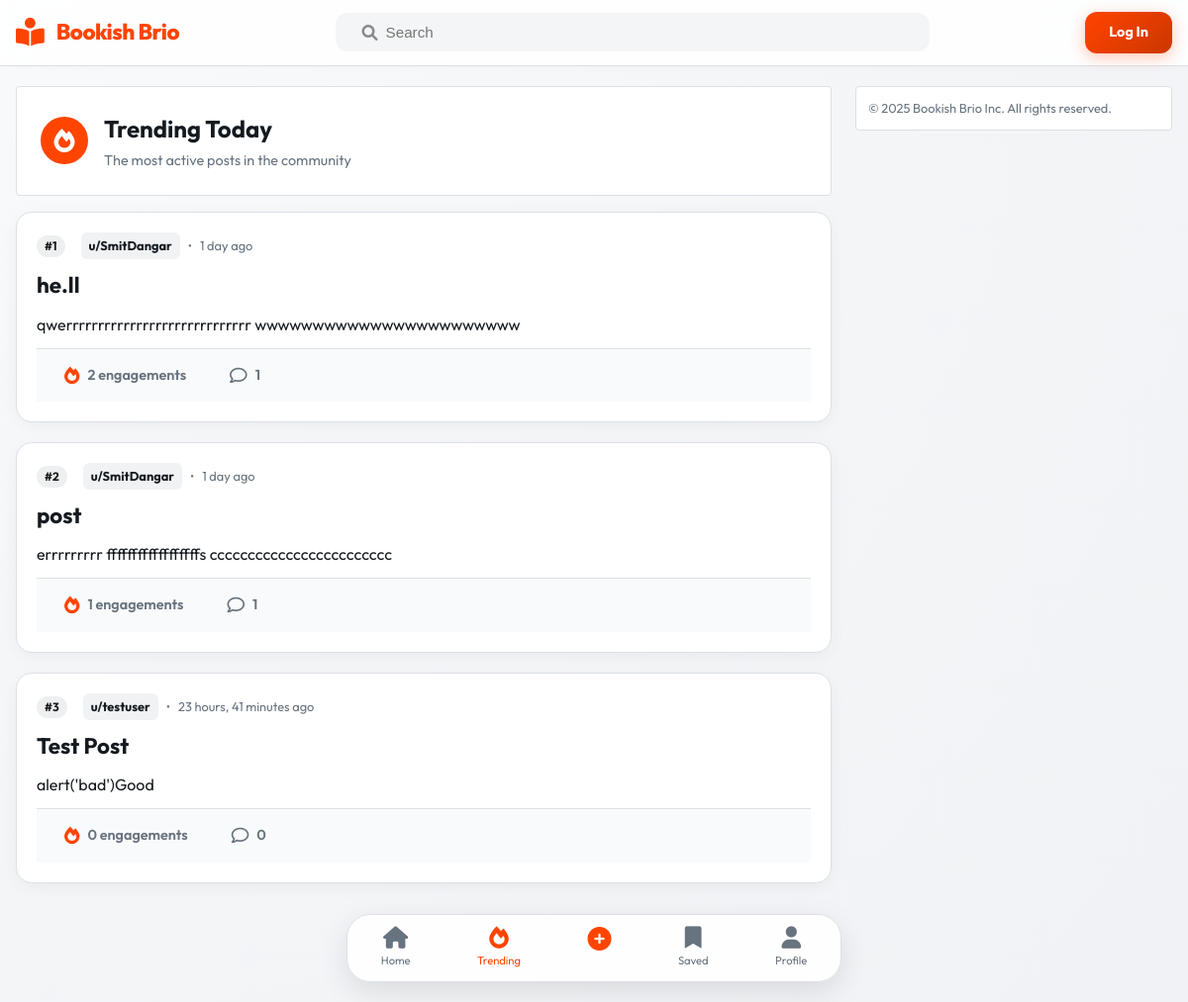
The page /trending/ on the database its author committed.
### home/models.py (models this page shows, shortened)
class Post(models.Model):
    title = models.CharField(max_length=200)
    content = models.TextField()
    image = models.ImageField(
        upload_to='posts/',
        blank=True,
        null=True,
        help_text="Optional cover image for the post"
    )
    author = models.ForeignKey(
        User,
        on_delete=models.CASCADE,
        related_name='posts'
    )
    likes = models.ManyToManyField(
        User,
        related_name='liked_posts',
        blank=True,
        help_text="Users who liked this post"
    )
    tags = models.ManyToManyField('Tag', blank=True, related_name='posts', help_text="Tags for this post")
    created_at = models.DateTimeField(auto_now_add=True)
    @property
    def preview_content(self):
        return strip_tags(self.content)

### home/views.py (the view)
# urls.py: path('trending/', views.trending_posts, name='trending'),
def trending_posts(request):
    from datetime import timedelta
    from django.utils import timezone
    week_ago = timezone.now() - timedelta(days=7)
    posts = Post.objects.filter(created_at__gte=week_ago).annotate(
        like_count=Count('likes'),
        comment_count=Count('comments')
    ).order_by('-like_count', '-comment_count')[:20]
    return render(request, 'home/trending.html', {'posts': posts})

### home/templates/home/trending.html (shortened to what this page needs)
{% extends "home/base.html" %}
{% block content %}
<div class="trending-header">
    <div class="trending-icon"><i class="fas fa-fire"></i></div>
    <div class="trending-title">
        <h1>Trending Today</h1>
        <p>The most active posts in the community</p>
    </div>
</div>
<section class="posts-feed">
    {% for post in posts %}
    <article class="post-card" onclick="window.location.href='{% url 'post_detail' post.pk %}'">
        <div class="post-main">
            <div class="post-meta">
                <span class="rank-badge">#{{ forloop.counter }}</span>
                <a href="{% url 'public_profile' post.author.username %}" class="post-author"
                    onclick="event.stopPropagation();">
                    u/{{ post.author.username }}
                </a>
                <span>•</span>
                <span>{{ post.created_at|timesince }} ago</span>
            </div>
            <h2 class="post-title">{{ post.title }}</h2>
            <div class="post-content-preview"
                style="display: -webkit-box; -webkit-line-clamp: 2; -webkit-box-orient: vertical; overflow: hidden;">
                {{ post.preview_content }}
            </div>
            <div class="post-actions" style="margin-top: 12px;">
                <div class="action-btn">
                    <i class="fas fa-fire" style="color: var(--primary);"></i>
                    <span>{{ post.like_count|add:post.comment_count }} engagements</span>
                </div>
                <div class="action-btn">
                    <i class="far fa-comment"></i>
                    <span>{{ post.comment_count }}</span>
                </div>
            </div>
        </div>
    </article>
    {% empty %}
    <div
        style="background: white; padding: 60px; text-align: center; border-radius: 4px; border: 1px solid var(--border);">
        <i class="fas fa-ghost fa-3x" style="margin-bottom: 16px; opacity: 0.2;"></i>
        <p>It's quiet here... for now.</p>
    </div>
    {% endfor %}
</section>
{% endblock %}

### home/static/home/css/main.css (style rules this page uses)
:root { --primary: hsl(16, 100%, 50%); --primary-dark: hsl(16, 100%, 40%); --primary-light: hsl(16, 100%, 65%); --accent: hsl(210, 100%, 50%); --bg-body: hsl(215, 20%, 95%); --bg-card: hsl(0, 0%, 100%); --bg-glass: hsla(0, 0%, 100%, 0.85); --text-main: hsl(210, 20%, 10%); --text-meta: hsl(210, 10%, 45%); --border: hsl(210, 15%, 88%); --border-hover: hsl(210, 15%, 80%); --shadow-soft: 0 4px 20px -5px rgba(0, 0, 0, 0.08); --shadow-premium: 0 10px 30px -10px rgba(0, 0, 0, 0.12); --transition: all 0.3s cubic-bezier(0.4, 0, 0.2, 1); --container-max: 800px; }
* { margin: 0; padding: 0; box-sizing: border-box; -webkit-font-smoothing: antialiased; }
body { font-family: 'Outfit', 'Inter', -apple-system, sans-serif; background: radial-gradient(circle at top left, hsl(215, 30%, 98%), var(--bg-body)); color: var(--text-main); line-height: 1.5; padding-bottom: 80px; min-height: 100vh; }
.post-card { background: var(--bg-card); border: 1px solid var(--border); border-radius: 16px; overflow: hidden; margin-bottom: 20px; transition: var(--transition); position: relative; box-shadow: var(--shadow-soft); }
.post-main { padding: 20px; }
.post-meta { font-size: 0.8rem; color: var(--text-meta); margin-bottom: 12px; display: flex; align-items: center; gap: 8px; }
.post-author { color: var(--text-main); font-weight: 700; text-decoration: none; padding: 4px 8px; background: hsl(210, 15%, 95%); border-radius: 6px; transition: var(--transition); }
.post-title { font-size: 1.4rem; font-weight: 700; margin-bottom: 12px; line-height: 1.3; color: var(--text-main); text-decoration: none; display: block; }
.post-actions { display: flex; padding: 8px 12px; gap: 12px; background: hsl(210, 15%, 98%); border-top: 1px solid var(--border); }
.action-btn { background: transparent; border: none; padding: 8px 16px; border-radius: 8px; color: var(--text-meta); font-size: 0.9rem; font-weight: 600; display: flex; align-items: center; gap: 8px; cursor: pointer; transition: var(--transition); }
.action-btn i { font-size: 1.1rem; }
.post-card { animation: fadeIn 0.4s ease-out forwards; }

### home/templates/home/trending.html (style rules this page uses)
.trending-header { background: var(--bg-card); border: 1px solid var(--border); border-radius: 4px; padding: 24px; margin-bottom: 16px; display: flex; align-items: center; gap: 16px; }
.trending-icon { width: 48px; height: 48px; border-radius: 50%; background: #ff4500; color: white; display: flex; align-items: center; justify-content: center; font-size: 1.5rem; }
.trending-title h1 { font-size: 1.5rem; font-weight: 700; margin-bottom: 4px; }
.trending-title p { font-size: 0.9rem; color: var(--text-meta); }
.rank-badge { background: #edeff1; color: #1c1c1c; padding: 2px 8px; border-radius: 999px; font-size: 0.75rem; font-weight: 700; margin-right: 8px; }

### rows shown on the page
Post: author.username "SmitDangar", created_at "1 day", title "he.ll", preview_content "qwerrrrrrrrrrrrrrrrrrrrrrrrrrrrr wwwwwwwwwwwwwwwwwwwwwww", like_count|add "2", comment_count "1"
Post: author.username "SmitDangar", created_at "1 day", title "post", preview_content "errrrrrrrr ffffffffffffffffffs cccccccccccccccccccccccc", like_count|add "1", comment_count "1"
Post: author.username "testuser", created_at "23 hours, 41 minutes", title "Test Post", preview_content "alert('bad')Good", like_count|add "0", comment_count "0"
